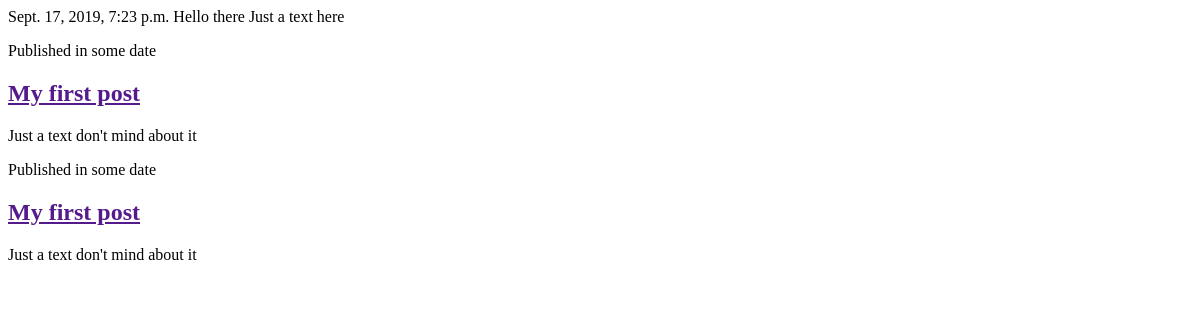
Before: / with the older database file.
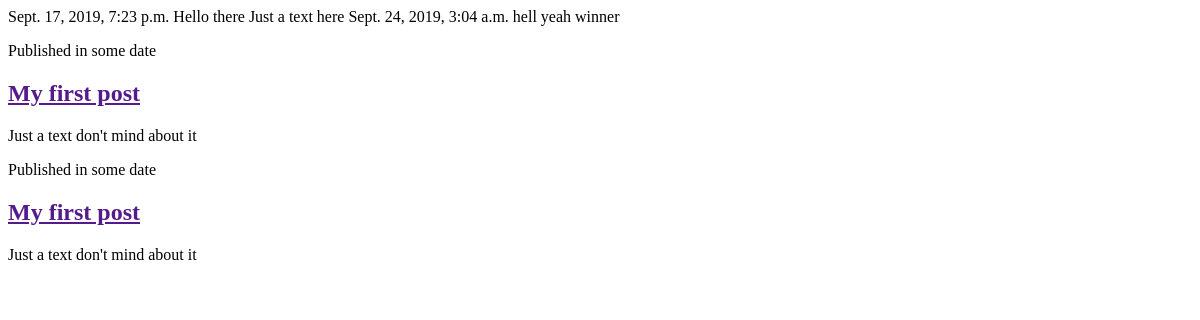
After: the same page with the newer database file.
### blog/models.py (models this page shows, shortened)
class Post(models.Model):
    author = models.ForeignKey(settings.AUTH_USER_MODEL, on_delete=models.CASCADE)
    title = models.CharField(max_length=200)
    text = models.TextField()
    created_date = models.DateTimeField(default=timezone.now)
    published_date = models.DateTimeField(blank=True, null=True)

### blog/views.py (the view)
# urls.py: path('',views.post_list,name='post_list'),
def post_list(request):
    posts = Post.objects.filter(published_date__lte = timezone.now()).order_by('published_date')
    return render(request,'post_list.html',{'posts': posts})

### templates/post_list.html (shortened to what this page needs)
<html>
<head>
</head>
<body>
    <div>
      {% for post in posts %}
           {{ post.published_date }}
           {{post.title}}
           {{post.text|linebreaksbr}}
      {% endfor %}
    </div>
    <div>
        <p>Published in some date</p>
        <h2>
            <a href="">My first post</a>
        </h2>
        <p>Just a text don't mind about it</p>
    </div>
    <div>
        <p>Published in some date</p>
        <h2>
            <a href="">My first post</a>
        </h2>
        <p>Just a text don't mind about it</p>
    </div>
</body>
</html>

Changed rows visible on the page:
added Post: published_date "Sept. 24, 2019, 3:04 a.m.", title "hell yeah", text "winner"
